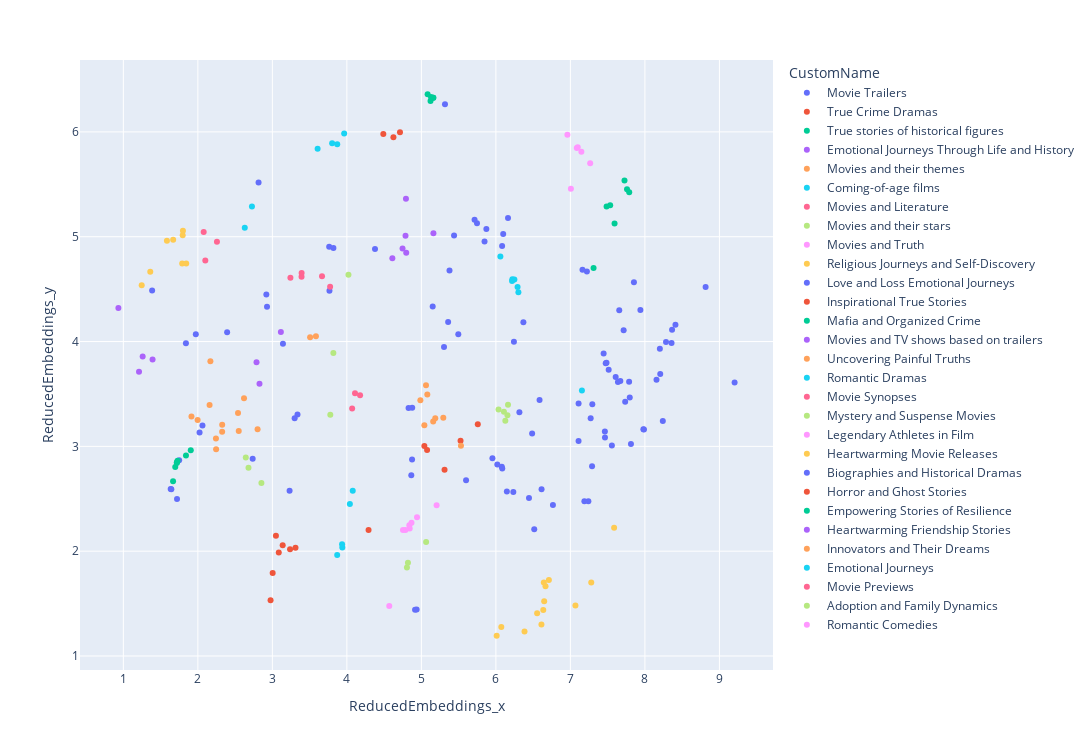
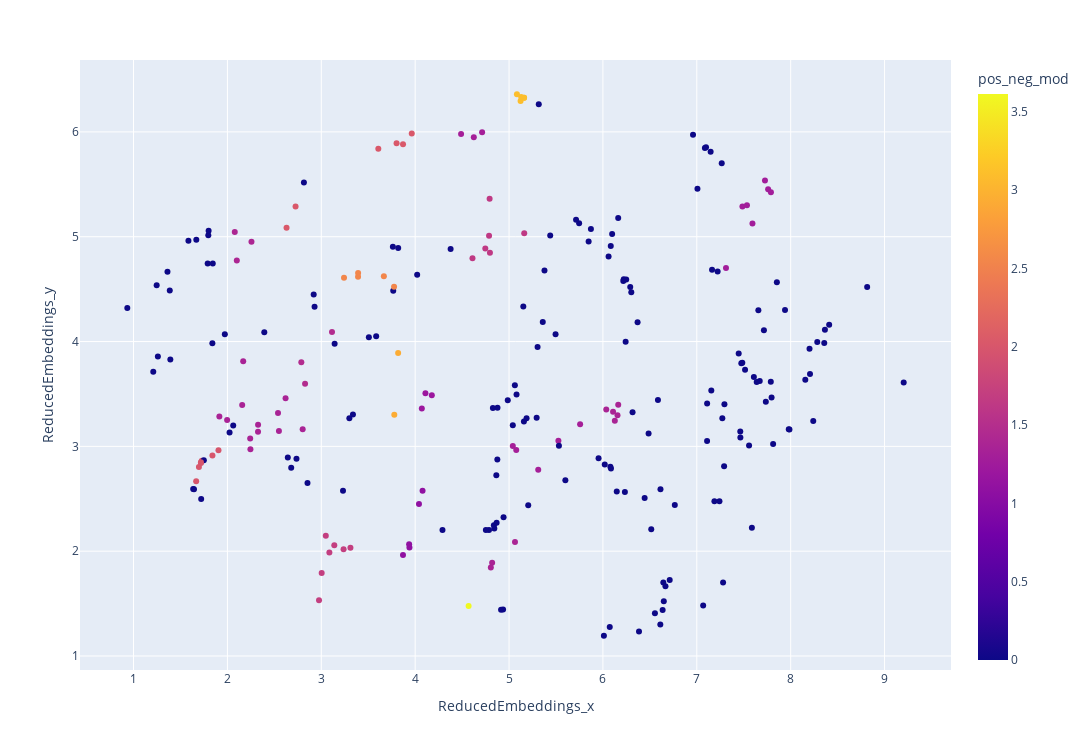

Notebook source saved alongside these figures, in order:
### Markdown cell above
## Final Analysis

### Code cell
current_path = os.getcwd()
current_path = current_path.split('movie-pre-buzz-to-box-office')
path = current_path[0] + 'movie-pre-buzz-to-box-office'
path

video_description = pd.read_csv(path+'/Data/Video Description/videoDescription.csv').drop_duplicates()
video_description['publishedAt'] = pd.to_datetime(video_description['publishedAt'])

iden_tpoics = pd.read_csv(path+'/Data/Topic Modelling/iden_topics.csv')
topic_classification = pd.read_csv(path+'/Data/Topic Modelling/topic_classification.csv')

comments = pd.read_csv(path+'/Data/Comments/Video Comments.csv', sep='|', lineterminator='\n').drop_duplicates()
comments['publishedAt'] = pd.to_datetime(comments['publishedAt'])
comments = comments.loc[comments['code'] == 200]
comments = comments.rename(columns={'publishedAt': 'postedAt'})
comments

video_description = video_description[['videoId', 'publishedAt']]
comments = comments.merge(video_description, left_on='videoId', right_on='videoId', how='left')
comments['cutoffdate'] = comments['publishedAt'] + datetime.timedelta(days=21)
comments = comments.loc[comments['postedAt'] < comments['cutoffdate']]
comments

def replace_punct(text):
    text = str(text)
    for i in list(string.punctuation):
        text = text.replace(i, ' ')
    text = text.lower()
    return text

comments['comment'] = comments['comment'].apply(lambda row: str(row).lower())
stop_words = stopwords.words('english')
comments['comment'] = comments['comment'].apply(lambda row: ' '.join([word for word in row.split() if word not in stop_words]))
comments['comment'] = comments['comment'].apply(lambda row: replace_punct(row))
comments

comments['comment'] = comments['comment'].apply(lambda row: sent_tokenize(row))
comments['comment'] = comments['comment'].apply(lambda row: ' '.join(row))
comments

sent = SentimentIntensityAnalyzer()
comments['score'] = comments['comment'].apply(lambda row: sent.polarity_scores(row))

comments['negative'] = comments['score'].apply(lambda row: row['neg'])
comments['neutral'] = comments['score'].apply(lambda row: row['neu'])
comments['positive'] = comments['score'].apply(lambda row: row['pos'])
comments['compound'] = comments['score'].apply(lambda row: row['compound'])

comments

def polarity_score(compound):
    if compound > 0.05:
        return "positive"
    elif compound < -0.5:
        return "negative"
    elif compound >= -0.05 and compound < 0.05:
        return "neutral"

comments['sentiment'] = comments['compound'].apply(lambda val: polarity_score(val))
comments

comments_ = comments.groupby('videoId').agg(
    positive_sent = pd.NamedAgg('sentiment', aggfunc=lambda x: (x == 'positive').sum()),
    negative_sent = pd.NamedAgg('sentiment', aggfunc=lambda x: (x == 'negative').sum()),
    neutral_sent = pd.NamedAgg('sentiment', aggfunc=lambda x: (x == 'neutral').sum()),
    total_comments = pd.NamedAgg('videoId', aggfunc='count')
).reset_index(drop=False)

comments_['pos-neg'] = np.log(comments_['positive_sent']) / np.log(comments_['negative_sent'])
comments_

video_description = pd.read_csv(path+'/Data/Video Description/videoDescription.csv').drop_duplicates()
video_description['publishedAt'] = pd.to_datetime(video_description['publishedAt'])

topic_classification = topic_classification.merge(iden_tpoics[['Topic', 'CustomName']], left_on='Topic', right_on='Topic', how='left')
topic_classification = topic_classification.merge(video_description[['videoId', 'title']], left_on='VideoId', right_on='videoId', how='left')
topic_classification_passer = topic_classification.copy()
topic_classification

comments_ = comments_.loc[comments_['pos-neg'] != np.inf]
final = topic_classification.merge(comments_, left_on='VideoId', right_on='videoId', how='left')
final = final.loc[final['pos-neg'] > 0]
final['ReducedEmbeddings'] = [[i, j] for i, j in zip(final['ReducedEmbeddings_x'], final['ReducedEmbeddings_y'])]

generated_description = pd.read_csv(path+'/Data/Processed/ProcessedVideoDescription.csv',  sep='|', lineterminator='%')
generated_description = generated_description.sort_values('CreatedTime', ascending=False).drop_duplicates('VideoId', keep='first').reset_index(drop=True)
final = final.merge(generated_description[['VideoId', 'OpenAIGeneratedDescription', ]], left_on='VideoId', right_on='VideoId', how='left')
final

a = final.groupby('CustomName').agg(
    avg_pos_neg = pd.NamedAgg('pos-neg', aggfunc='mean'),
    count = pd.NamedAgg('total_comments', aggfunc='sum')
).sort_values('avg_pos_neg', ascending=False)
a = a.reset_index(drop=False)
display(a.sort_values('count', ascending=False))

dis = final.loc[final['CustomName'] == 'Emotional Journeys Through Life and History']
dis = dis.sort_values('total_comments', ascending=False)[:1]
display(dis)

display(px.scatter(final, x='ReducedEmbeddings_x', y='ReducedEmbeddings_y', width=1200, height=750, hover_data=['title', 'pos-neg'], color='CustomName'))

final.to_csv('final_reg_data.csv', index=False)

commets__ = comments[['videoId', 'comment', 'sentiment']].merge(topic_classification_passer.drop(['videoId'], axis=1), left_on='videoId', right_on='VideoId', how='left')

commets__ = commets__.groupby('CustomName').agg(
    positive_sent = pd.NamedAgg('sentiment', aggfunc=lambda x: (x == 'positive').sum()),
    negative_sent = pd.NamedAgg('sentiment', aggfunc=lambda x: (x == 'negative').sum()),
    neutral_sent = pd.NamedAgg('sentiment', aggfunc=lambda x: (x == 'neutral').sum()),
    total_comments = pd.NamedAgg('videoId', aggfunc='count')
).reset_index(drop=False)

commets__['pos-neg'] = np.log(comments_['positive_sent']) / np.log(comments_['negative_sent'])
display(commets__)

commets__['pos_neg_mod'] = [i if i>0 else 0 for i in commets__['pos-neg']]
display(commets__)

final2 = final.merge(commets__[['CustomName', 'pos_neg_mod']], left_on=['CustomName'], right_on=['CustomName'], how='left')
display(final2)

display(px.scatter(final2, x='ReducedEmbeddings_x', y='ReducedEmbeddings_y', width=1200, height=750, hover_data=['title', 'CustomName'], color='pos_neg_mod'))

display(final.loc[final['title'] == 'Murder on the Orient Express | Official Trailer [HD] | 20th Century FOX'])

display(comments.loc[comments['videoId'] == 'Mq4m3yAoW8E'])

### Figure 1 — Plotly figure (JSON) as saved in the notebook; plotly's stock layout.template omitted (floating-point values rounded to 4 significant figures; data arrays with more than 128 entries replaced by an {"elided": "..."} marker saying what was removed)
{"data": [{"customdata": {"elided": "88x2 mixed values"}, "hovertemplate": "CustomName=Movie Trailers<br>ReducedEmbeddings_x=%{x}<br>ReducedEmbeddings_y=%{y}<br>title=%{customdata[0]}<br>pos-neg=%{customdata[1]}<extra></extra>", "legendgroup": "Movie Trailers", "marker": {"color": "#636efa", "symbol": "circle"}, "mode": "markers", "name": "Movie Trailers", "orientation": "v", "showlegend": true, "type": "scatter", "x": [7.813, 5.152, 4.875, 3.766, 7.853, 1.386, 7.464, 7.514, 7.463, 7.446, 7.67, 4.877, 7.291, 1.721, 6.316, 5.359, 4.865, 6.234, 7.715, 7.109, 1.973, 7.241, 5.317, 8.365, 2.023, 7.735, 4.936, 6.444, 6.163, 7.638, 2.919, 8.283, 2.928, 1.644, 9.204, 7.474, 7.188, 7.94, 2.062, 8.41, 5.954, 7.222, 7.797, 2.736, 8.815, 6.079, 7.788, 4.915, 2.393, 7.98, 1.84, 7.294, 8.201, 1.635, 5.6, 6.486, 7.162, 4.378, 8.156, 6.098, 6.086, 8.206, 6.019, 6.369, 3.762, 5.848, 6.242, 7.608, 7.987, 5.304, 5.495, 7.556, 7.11, 6.147, 3.142, 8.358, 2.815, 4.828, 7.485, 7.272, 8.24, 6.765, 1.749, 7.656, 3.819, 6.586, 6.515, 6.613], "xaxis": "x", "y": [3.023, 4.334, 2.874, 4.484, 4.566, 4.486, 3.085, 3.732, 3.142, 3.885, 3.623, 3.369, 2.81, 2.498, 3.325, 4.186, 2.723, 2.564, 4.107, 3.05, 4.07, 2.477, 6.263, 4.113, 3.131, 3.425, 1.444, 2.508, 5.178, 3.613, 4.448, 3.996, 4.333, 2.591, 3.609, 3.792, 2.477, 4.301, 3.199, 4.161, 2.886, 4.668, 3.467, 2.882, 4.52, 2.806, 3.615, 1.441, 4.089, 3.162, 3.985, 3.403, 3.932, 2.592, 2.676, 3.122, 4.686, 4.883, 3.635, 5.026, 2.788, 3.689, 2.827, 4.185, 4.905, 4.955, 3.998, 3.663, 3.161, 3.949, 4.07, 3.008, 3.41, 2.568, 3.978, 3.987, 5.518, 3.366, 3.797, 3.267, 3.243, 2.441, 2.867, 4.298, 4.891, 3.443, 2.21, 2.592], "yaxis": "y"}, {"customdata": [["RICHARD JEWELL - Official Trailer [HD]", 1.17], ["GOSNELL: The Trial of America's Biggest Serial Killer (Official Trailer)", 1.336], ["ROMAN J. ISRAEL, ESQ. - Official Trailer (HD)", 2.93], ["El Chicano :: OFFICIAL TRAILER  |  In Theaters May 3rd", 1.412], ["American Skin | Official Trailer (HD) | Vertical Entertainment", 1.237], ["Mayday - Official Trailer", 2], ["JUST MERCY Official Trailer", 1.398], ["Past Lives | Official Trailer HD | A24", 1.43]], "hovertemplate": "CustomName=True Crime Dramas<br>ReducedEmbeddings_x=%{x}<br>ReducedEmbeddings_y=%{y}<br>title=%{customdata[0]}<br>pos-neg=%{customdata[1]}<extra></extra>", "legendgroup": "True Crime Dramas", "marker": {"color": "#EF553B", "symbol": "circle"}, "mode": "markers", "name": "True Crime Dramas", "orientation": "v", "showlegend": true, "type": "scatter", "x": [5.311, 5.04, 4.713, 4.489, 4.625, 5.526, 5.077, 5.757], "xaxis": "x", "y": [2.777, 3.004, 5.997, 5.979, 5.949, 3.052, 2.965, 3.212], "yaxis": "y"}, {"customdata": [["The Post | Official Trailer [HD] | 20th Century FOX", 1.476], ["DARKEST HOUR - Official Trailer [HD] - In Theaters November 22nd", 1.37], ["THE 15:17 TO PARIS - Official Trailer [HD]", 1.299], ["THE OUTFIT - Official Trailer - Only in Theaters March 18", 1.819], ["The Mauritanian | Official Trailer [HD] | Rent or Own on Digital HD, Blu-ray & DVD Today", 1.795], ["DARK WATERS | Official Trailer | In Theaters November 22", 1.25], ["A Call to Spy - Official Trailer | HD | IFC Films", 2.477]], "hovertemplate": "CustomName=True stories of historical figures<br>ReducedEmbeddings_x=%{x}<br>ReducedEmbeddings_y=%{y}<br>title=%{customdata[0]}<br>pos-neg=%{customdata[1]}<extra></extra>", "legendgroup": "True stories of historical figures", "marker": {"color": "#00cc96", "symbol": "circle"}, "mode": "markers", "name": "True stories of historical figures", "orientation": "v", "showlegend": true, "type": "scatter", "x": [1.905, 1.718, 1.84, 1.728, 1.697, 1.667, 1.718], "xaxis": "x", "y": [2.964, 2.842, 2.913, 2.863, 2.804, 2.668, 2.848], "yaxis": "y"}, {"customdata": [["THE SHAPE OF WATER | Official Trailer | FOX Searchlight", 1.307], ["THE WATER MAN Official Trailer", 3.459], ["Oppenheimer | New Trailer", 1.107]], "hovertemplate": "CustomName=Emotional Journeys Through Life and History<br>ReducedEmbeddings_x=%{x}<br>ReducedEmbeddings_y=%{y}<br>title=%{customdata[0]}<br>pos-neg=%{customdata[1]}<extra></extra>", "legendgroup": "Emotional Journeys Through Life and History", "marker": {"color": "#ab63fa", "symbol": "circle"}, "mode": "markers", "name": "Emotional Journeys Through Life and History", "orientation": "v", "showlegend": true, "type": "scatter", "x": [2.787, 2.827, 3.114], "xaxis": "x", "y": [3.802, 3.597, 4.091], "yaxis": "y"}, {"customdata": [["12 STRONG - Official Trailer", 1.094], ["WHITE BOY RICK - Official Trailer (HD)", 1.544], ["Blindspotting (2018 Movie) Official Trailer - Daveed Diggs, Rafael Casal", 2.021], ["Blaze - Official Trailer | HD | IFC Films", 4.755], ["The Children Act | Official Trailer | A24", 3.096], ["ONLY THE BRAVE - Official Trailer #3 (HD)", 1.968], ["God's Country - Official Trailer ft. Thandiwe Newton | HD | IFC Films", 3.585], ["STILLWATER - Official Trailer [HD] - In Theaters July 30", 1.604], ["CARMEN | Official Trailer (2023)", 4.322], ["THE SON | Official Trailer (2022)", 2.216], ["BABYLON | Official Trailer (2022 Movie) – Brad Pitt, Margot Robbie, Diego Calva, Tobey Maguire", 1.396], ["I WANNA DANCE WITH SOMEBODY - Official Trailer (HD)", 1.719]], "hovertemplate": "CustomName=Movies and their themes<br>ReducedEmbeddings_x=%{x}<br>ReducedEmbeddings_y=%{y}<br>title=%{customdata[0]}<br>pos-neg=%{customdata[1]}<extra></extra>", "legendgroup": "Movies and their themes", "marker": {"color": "#FFA15A", "symbol": "circle"}, "mode": "markers", "name": "Movies and their themes", "orientation": "v", "showlegend": true, "type": "scatter", "x": [2.245, 2.327, 2.157, 2.539, 2.802, 2.243, 2.549, 2.326, 1.997, 2.62, 1.914, 2.168], "xaxis": "x", "y": [2.972, 3.205, 3.395, 3.319, 3.164, 3.075, 3.146, 3.14, 3.25, 3.459, 3.285, 3.811], "yaxis": "y"}, {"customdata": [["Love, Simon | Official Trailer 2 [HD] | 20th Century FOX", 1.536], ["Eighth Grade | Official Trailer HD | A24", 1.295], ["My Friend Dahmer - Official Trailer (US) - FilmRise", 1.411], ["A Kid Like Jake - Official Trailer I HD I IFC Films", 2.814], ["WOLF - Official Trailer [HD] - Only in Theaters December 3", 1.893], ["Aristotle and Dante Discover the Secrets of the Universe | Official Trailer (2023)", 1.934]], "hovertemplate": "CustomName=Coming-of-age films<br>ReducedEmbeddings_x=%{x}<br>ReducedEmbeddings_y=%{y}<br>title=%{customdata[0]}<br>pos-neg=%{customdata[1]}<extra></extra>", "legendgroup": "Coming-of-age films", "marker": {"color": "#19d3f3", "symbol": "circle"}, "mode": "markers", "name": "Coming-of-age films", "orientation": "v", "showlegend": true, "type": "scatter", "x": [3.802, 3.871, 3.607, 2.63, 2.726, 3.964], "xaxis": "x", "y": [5.891, 5.882, 5.84, 5.085, 5.288, 5.984], "yaxis": "y"}, {"customdata": [["Nobody's Fool (2018) - Official Trailer - Paramount Pictures", 1.348], ["SPOILER ALERT - Official Trailer [HD] - Only In Theaters December 2", 6], ["A GOOD PERSON | Official Trailer", 4.096]], "hovertemplate": "CustomName=Movies and Literature<br>ReducedEmbeddings_x=%{x}<br>ReducedEmbeddings_y=%{y}<br>title=%{customdata[0]}<br>pos-neg=%{customdata[1]}<extra></extra>", "legendgroup": "Movies and Literature", "marker": {"color": "#FF6692", "symbol": "circle"}, "mode": "markers", "name": "Movies and Literature", "orientation": "v", "showlegend": true, "type": "scatter", "x": [2.1, 2.078, 2.256], "xaxis": "x", "y": [4.774, 5.046, 4.953], "yaxis": "y"}, {"customdata": [["Adrift | Final Trailer | Own It Now on Digital HD, Blu-Ray & DVD", 1.458], ["Madeline's Madeline - Official Trailer HD - Oscilloscope Laboratories", 1.365], ["Black 47 - Official Trailer I HD I IFC Films", 2], ["The Nightingale - Official Trailer I HD I IFC Films", 1.357]], "hovertemplate": "CustomName=Movies and their stars<br>ReducedEmbeddings_x=%{x}<br>ReducedEmbeddings_y=%{y}<br>title=%{customdata[0]}<br>pos-neg=%{customdata[1]}<extra></extra>", "legendgroup": "Movies and their stars", "marker": {"color": "#B6E880", "symbol": "circle"}, "mode": "markers", "name": "Movies and their stars", "orientation": "v", "showlegend": true, "type": "scatter", "x": [2.853, 4.021, 2.68, 2.643], "xaxis": "x", "y": [2.65, 4.637, 2.795, 2.895], "yaxis": "y"}, {"customdata": [["Molly's Game | Official Trailer | Own it Now on Digital HD, Blu-ray™ & DVD", 1.519], ["Murder on the Orient Express | Official Trailer [HD] | 20th Century FOX", 1.19], ["Official Trailer | Death on the Nile | 20th Century Studios", 1.19], ["The Last Duel | Official Trailer | 20th Century Studios", 1.41], ["City Of Lies Official Teaser Trailer (2021)", 2.124], ["Naked Singularity – Official Trailer", 2.585], ["THE LAST VERMEER - Official Trailer (HD) - In Theaters November 20", 2.93]], "hovertemplate": "CustomName=Movies and Truth<br>ReducedEmbeddings_x=%{x}<br>ReducedEmbeddings_y=%{y}<br>title=%{customdata[0]}<br>pos-neg=%{customdata[1]}<extra></extra>", "legendgroup": "Movies and Truth", "marker": {"color": "#FF97FF", "symbol": "circle"}, "mode": "markers", "name": "Movies and Truth", "orientation": "v", "showlegend": true, "type": "scatter", "x": [4.843, 4.787, 4.753, 4.838, 5.204, 4.941, 4.867], "xaxis": "x", "y": [2.215, 2.203, 2.203, 2.247, 2.437, 2.324, 2.272], "yaxis": "y"}, {"customdata": [["THE MIRACLE SEASON | Official Trailer", 3.7], ["God's Not Dead 3: A Light in Darkness (Official Trailer)", 1.786], ["Puzzle | Official Trailer HD (2018)", 5.459], ["ARMAGEDDON TIME - Official Trailer - In Select Theaters October 28", 1.538], ["Call Jane | Official Trailer | In Theaters October 28", 1.363], ["JUDAS AND THE BLACK MESSIAH - Official Trailer", 1.233], ["THE GIRL WHO BELIEVED IN MIRACLES Trailer (2021) Mira Sorvino Family Movie", 1.716], ["THE EYES OF TAMMY FAYE | Official Trailer | Searchlight Pictures", 1.539], ["THE STARLING GIRL | Official Trailer | Bleecker Street", 2.183], ["ON THE BASIS OF SEX | Official Trailer | Focus Features", 1.366], ["His Only Son | Official Trailer | Angel Studios", 1.708], ["NEVER RARELY SOMETIMES ALWAYS - Official Trailer [HD] - At Home On Demand April 3", 1.081], ["Jesus Revolution (2023 Movie) Official Trailer - Kelsey Grammer, Joel Courtney", 1.802]], "hovertemplate": "CustomName=Religious Journeys and Self-Discovery<br>ReducedEmbeddings_x=%{x}<br>ReducedEmbeddings_y=%{y}<br>title=%{customdata[0]}<br>pos-neg=%{customdata[1]}<extra></extra>", "legendgroup": "Religious Journeys and Self-Discovery", "marker": {"color": "#FECB52", "symbol": "circle"}, "mode": "markers", "name": "Religious Journeys and Self-Discovery", "orientation": "v", "showlegend": true, "type": "scatter", "x": [6.711, 6.554, 7.587, 6.636, 7.068, 6.073, 6.666, 6.01, 6.648, 7.28, 6.611, 6.643, 6.384], "xaxis": "x", "y": [1.726, 1.407, 2.224, 1.44, 1.482, 1.278, 1.665, 1.193, 1.523, 1.7, 1.299, 1.702, 1.233], "yaxis": "y"}, {"customdata": [["Midnight Sun | Official Trailer [HD]  | Open Road Films", 1.427], ["Lean on Pete | Official Trailer HD | A24", 2.771], ["Wonder Wheel – Official Trailer | Amazon Studios", 1.862], ["The Souvenir | Official Trailer HD | A24", 2.613], ["Aftersun | Official Trailer HD | A24", 2.307], ["The Whale | Official Trailer HD | A24", 1.247]], "hovertemplate": "CustomName=Love and Loss Emotional Journeys<br>ReducedEmbeddings_x=%{x}<br>ReducedEmbeddings_y=%{y}<br>title=%{customdata[0]}<br>pos-neg=%{customdata[1]}<extra></extra>", "legendgroup": "Love and Loss Emotional Journeys", "marker": {"color": "#636efa", "symbol": "circle"}, "mode": "markers", "name": "Love and Loss Emotional Journeys", "orientation": "v", "showlegend": true, "type": "scatter", "x": [5.872, 5.747, 5.714, 5.377, 6.083, 5.438], "xaxis": "x", "y": [5.073, 5.128, 5.162, 4.678, 4.91, 5.013], "yaxis": "y"}, {"customdata": [["Samson - Official Trailer (2018)", 1.187], ["BLINDED BY THE LIGHT - Official Trailer - Now Playing In Theaters", 1.595], ["FATHER STU - Official Trailer (HD)", 1.406], ["God's Not Dead:  We The People  (Official Trailer)", 1.121], ["Courageous (2011) HD Movie Trailer - Christian Drama", 1.631], ["FLAG DAY | Official Trailer | MGM Studios", 3.614], ["I Still Believe (2020 Movie) Official Trailer | KJ Apa, Britt Robertson", 1.696]], "hovertemplate": "CustomName=Inspirational True Stories<br>ReducedEmbeddings_x=%{x}<br>ReducedEmbeddings_y=%{y}<br>title=%{customdata[0]}<br>pos-neg=%{customdata[1]}<extra></extra>", "legendgroup": "Inspirational True Stories", "marker": {"color": "#EF553B", "symbol": "circle"}, "mode": "markers", "name": "Inspirational True Stories", "orientation": "v", "showlegend": true, "type": "scatter", "x": [3.048, 3.004, 3.237, 3.086, 2.976, 3.31, 3.138], "xaxis": "x", "y": [2.146, 1.793, 2.018, 1.988, 1.533, 2.033, 2.058], "yaxis": "y"}, {"customdata": [["GOTTI Trailer (2017)", 1.904], ["THE GODFATHER | 50th Anniversary Trailer | Paramount Pictures", 1.796], ["HOUSE OF GUCCI | Official Trailer | MGM Studios", 1.651], ["THE MANY SAINTS OF NEWARK – Official Trailer", 1.494], ["THE GODFATHER CODA: THE DEATH OF MICHAEL CORLEONE | Official Trailer [HD] | Paramount Movies", 1.734]], "hovertemplate": "CustomName=Mafia and Organized Crime<br>ReducedEmbeddings_x=%{x}<br>ReducedEmbeddings_y=%{y}<br>title=%{customdata[0]}<br>pos-neg=%{customdata[1]}<extra></extra>", "legendgroup": "Mafia and Organized Crime", "marker": {"color": "#00cc96", "symbol": "circle"}, "mode": "markers", "name": "Mafia and Organized Crime", "orientation": "v", "showlegend": true, "type": "scatter", "x": [5.123, 5.16, 5.16, 5.129, 5.084], "xaxis": "x", "y": [6.294, 6.326, 6.325, 6.334, 6.359], "yaxis": "y"}, {"customdata": [["Life Itself - Official Trailer | Amazon Studios", 1.388], ["DOWNTON ABBEY | Official Trailer | In Theaters September 20", 1.535], ["DOWNTON ABBEY: A NEW ERA - Official Trailer [HD] - Only in Theaters May 20", 1.851], ["EMMA. - Official Trailer [HD] - Now On Demand and In Theaters", 1.914], ["THE PERSONAL HISTORY OF DAVID COPPERFIELD | Official Trailer | Searchlight Pictures", 2.244], ["WILD MOUNTAIN THYME I Official Trailer I Bleecker Street", 1.209]], "hovertemplate": "CustomName=Movies and TV shows based on trailers<br>ReducedEmbeddings_x=%{x}<br>ReducedEmbeddings_y=%{y}<br>title=%{customdata[0]}<br>pos-neg=%{customdata[1]}<extra></extra>", "legendgroup": "Movies and TV shows based on trailers", "marker": {"color": "#ab63fa", "symbol": "circle"}, "mode": "markers", "name": "Movies and TV shows based on trailers", "orientation": "v", "showlegend": true, "type": "scatter", "x": [4.793, 4.747, 4.61, 4.796, 4.787, 5.162], "xaxis": "x", "y": [5.362, 4.887, 4.795, 4.848, 5.009, 5.032], "yaxis": "y"}, {"customdata": [["MONSTERS AND MEN [Trailer] Now Playing in Select Cities", 2.092], ["The Young Karl Marx Trailer #1 (2018) | Movieclips Indie", 0.9797], ["WHERE IS KYRA? Official Trailer (2018) Michelle Pfeiffer Drama Movie HD", 3.033], ["MOTHERLESS BROOKLYN - Official Trailer", 1.677], ["The Last Black Man in San Francisco | Official Trailer HD | A24", 1.629], ["The Inspection | Official Trailer HD | A24", 1.632], ["The Last Full Measure Official Trailer | Roadside Attractions", 1.879], ["CUT THROAT CITY Official Trailer | American Crime Drama | Directed by RZA | Starring Shameik Moore", 1.585]], "hovertemplate": "CustomName=Uncovering Painful Truths<br>ReducedEmbeddings_x=%{x}<br>ReducedEmbeddings_y=%{y}<br>title=%{customdata[0]}<br>pos-neg=%{customdata[1]}<extra></extra>", "legendgroup": "Uncovering Painful Truths", "marker": {"color": "#FFA15A", "symbol": "circle"}, "mode": "markers", "name": "Uncovering Painful Truths", "orientation": "v", "showlegend": true, "type": "scatter", "x": [5.158, 5.08, 5.186, 5.04, 5.294, 5.062, 4.986, 5.531], "xaxis": "x", "y": [3.238, 3.495, 3.267, 3.201, 3.274, 3.583, 3.439, 3.007], "yaxis": "y"}, {"customdata": [["Flower (2018) | Official US Trailer HD", 1.75], ["AFTER :: OFFICIAL TEASER TRAILER | In Theaters This April", 1.311], ["THE AFTERMATH | Official Trailer | FOX Searchlight", 1.948], ["After Yang | Official Trailer HD | A24", 1.67], ["After We Fell | Official Trailer | Prime Video", 3.506], ["After We Collided | Official Trailer | Prime Video", 1.365], ["OFFICIAL TRAILER | 2 Hearts | Only in Theaters OCT 16", 1.702]], "hovertemplate": "CustomName=Romantic Dramas<br>ReducedEmbeddings_x=%{x}<br>ReducedEmbeddings_y=%{y}<br>title=%{customdata[0]}<br>pos-neg=%{customdata[1]}<extra></extra>", "legendgroup": "Romantic Dramas", "marker": {"color": "#19d3f3", "symbol": "circle"}, "mode": "markers", "name": "Romantic Dramas", "orientation": "v", "showlegend": true, "type": "scatter", "x": [7.155, 6.302, 6.248, 6.291, 6.222, 6.217, 6.06], "xaxis": "x", "y": [3.533, 4.47, 4.592, 4.52, 4.594, 4.578, 4.811], "yaxis": "y"}, {"customdata": [["The Breadwinner [Official US Trailer]", 1.292], ["Joe Bell  | Official Trailer  |  In Theaters July 23", 1.54], ["Honey Boy - Official Trailer | Amazon Studios", 2.247]], "hovertemplate": "CustomName=Movie Synopses<br>ReducedEmbeddings_x=%{x}<br>ReducedEmbeddings_y=%{y}<br>title=%{customdata[0]}<br>pos-neg=%{customdata[1]}<extra></extra>", "legendgroup": "Movie Synopses", "marker": {"color": "#FF6692", "symbol": "circle"}, "mode": "markers", "name": "Movie Synopses", "orientation": "v", "showlegend": true, "type": "scatter", "x": [4.071, 4.177, 4.109], "xaxis": "x", "y": [3.362, 3.486, 3.507], "yaxis": "y"}, {"customdata": [["Where Hands Touch | Official Trailer (HD) | Vertical Entertainment", 1.129], ["THE GOLDFINCH - Official Trailer 1", 1.64], ["The Hummingbird Project Trailer #1 (2019) | Movieclips Trailers", 1.442], ["Glass Onion: A Knives Out Mystery | Official Trailer | Netflix", 1.297], ["Firebird | Official Trailer HD | 2022", 3.322], ["TED K - Official Trailer - In Theaters and on Digital February 18", 1.538], ["HIDDEN BLADE (2023) Official International Trailer | Watch Online July 18, 2023", 3.619], ["The Painted Bird - Official Trailer I HD I IFC Films", 2.579]], "hovertemplate": "CustomName=Mystery and Suspense Movies<br>ReducedEmbeddings_x=%{x}<br>ReducedEmbeddings_y=%{y}<br>title=%{customdata[0]}<br>pos-neg=%{customdata[1]}<extra></extra>", "legendgroup": "Mystery and Suspense Movies", "marker": {"color": "#B6E880", "symbol": "circle"}, "mode": "markers", "name": "Mystery and Suspense Movies", "orientation": "v", "showlegend": true, "type": "scatter", "x": [6.163, 6.036, 6.127, 4.806, 6.155, 5.063, 4.82, 6.108], "xaxis": "x", "y": [3.397, 3.352, 3.245, 1.845, 3.297, 2.088, 1.889, 3.331], "yaxis": "y"}, {"customdata": [["The Last Movie Star | Official Trailer HD | A24", 5.358], ["BOOGIE - Official Trailer - In Theaters March 5", 1.57], ["THE WAY BACK - Official Trailer", 1.357], ["FORD v FERRARI | Official Trailer [HD] | 20th Century FOX", 1.447], ["BIG GEORGE FOREMAN – Official Trailer (HD)", 1.537], ["AIR - Official Trailer | Amazon Studios", 3.262]], "hovertemplate": "CustomName=Legendary Athletes in Film<br>ReducedEmbeddings_x=%{x}<br>ReducedEmbeddings_y=%{y}<br>title=%{customdata[0]}<br>pos-neg=%{customdata[1]}<extra></extra>", "legendgroup": "Legendary Athletes in Film", "marker": {"color": "#FF97FF", "symbol": "circle"}, "mode": "markers", "name": "Legendary Athletes in Film", "orientation": "v", "showlegend": true, "type": "scatter", "x": [7.007, 6.96, 7.086, 7.147, 7.265, 7.098], "xaxis": "x", "y": [5.457, 5.973, 5.847, 5.811, 5.7, 5.853], "yaxis": "y"}, {"customdata": [["HEAD FULL OF HONEY - Official Trailer", 1.452], ["FIVE FEET APART - Trailer #2 - HD (Haley Lu Richardson, Cole Sprouse)", 1.358], ["Finding You Official Trailer | Now Playing", 2.68], ["The Photograph - Official Trailer 2 - In Theaters Valentine's Day", 5.209], ["The Fabelmans | Official Trailer [HD]", 1.58], ["Made in Italy - Official Trailer I HD I IFC Films", 1.661], ["Herself Official Trailer (2021) | Prime Video", 3.322], ["Last Call - Official Trailer | HD | IFC Films", 3.17]], "hovertemplate": "CustomName=Heartwarming Movie Releases<br>ReducedEmbeddings_x=%{x}<br>ReducedEmbeddings_y=%{y}<br>title=%{customdata[0]}<br>pos-neg=%{customdata[1]}<extra></extra>", "legendgroup": "Heartwarming Movie Releases", "marker": {"color": "#FECB52", "symbol": "circle"}, "mode": "markers", "name": "Heartwarming Movie Releases", "orientation": "v", "showlegend": true, "type": "scatter", "x": [1.669, 1.361, 1.79, 1.844, 1.585, 1.796, 1.246, 1.8], "xaxis": "x", "y": [4.97, 4.666, 4.744, 4.745, 4.962, 5.014, 4.536, 5.058], "yaxis": "y"}, {"customdata": [["VICTORIA & ABDUL - Official Trailer [HD] - In Theaters 9/22", 1.308], ["TOLKIEN | Trailer 2 | FOX Searchlight", 1.506], ["CHEVALIER | Official Trailer | Searchlight Pictures", 1.471]], "hovertemplate": "CustomName=Biographies and Historical Dramas<br>ReducedEmbeddings_x=%{x}<br>ReducedEmbeddings_y=%{y}<br>title=%{customdata[0]}<br>pos-neg=%{customdata[1]}<extra></extra>", "legendgroup": "Biographies and Historical Dramas", "marker": {"color": "#636efa", "symbol": "circle"}, "mode": "markers", "name": "Biographies and Historical Dramas", "orientation": "v", "showlegend": true, "type": "scatter", "x": [3.337, 3.231, 3.299], "xaxis": "x", "y": [3.304, 2.577, 3.269], "yaxis": "y"}, {"customdata": [["THE NUN II | OFFICIAL TRAILER", 1.208]], "hovertemplate": "CustomName=Horror and Ghost Stories<br>ReducedEmbeddings_x=%{x}<br>ReducedEmbeddings_y=%{y}<br>title=%{customdata[0]}<br>pos-neg=%{customdata[1]}<extra></extra>", "legendgroup": "Horror and Ghost Stories", "marker": {"color": "#EF553B", "symbol": "circle"}, "mode": "markers", "name": "Horror and Ghost Stories", "orientation": "v", "showlegend": true, "type": "scatter", "x": [4.291], "xaxis": "x", "y": [2.202], "yaxis": "y"}, {"customdata": [["Rocketman (2019) - Official Trailer - Paramount Pictures", 1.419], ["Baz Luhrmann’s ELVIS | Official Trailer", 1.458], ["KING RICHARD – Official Trailer", 1.674], ["Queen & Slim - Official Trailer", 1.007], ["HARRIET | Official Trailer | Now Playing", 1.242], ["A THOUSAND AND ONE - Official Trailer [HD] - Only In Theaters March 31", 2.941], ["JUDY | Official Trailer | Roadside Attractions", 1.681]], "hovertemplate": "CustomName=Empowering Stories of Resilience<br>ReducedEmbeddings_x=%{x}<br>ReducedEmbeddings_y=%{y}<br>title=%{customdata[0]}<br>pos-neg=%{customdata[1]}<extra></extra>", "legendgroup": "Empowering Stories of Resilience", "marker": {"color": "#00cc96", "symbol": "circle"}, "mode": "markers", "name": "Empowering Stories of Resilience", "orientation": "v", "showlegend": true, "type": "scatter", "x": [7.486, 7.534, 7.726, 7.76, 7.311, 7.789, 7.593], "xaxis": "x", "y": [5.289, 5.3, 5.537, 5.452, 4.701, 5.423, 5.125], "yaxis": "y"}, {"customdata": [["Breakthrough | Official Trailer [HD] | 20th Century FOX", 2.022], ["American Underdog (2021 Movie) Official Trailer - Zachary Levi, Anna Paquin, and Dennis Quaid", 1.907], ["A JOURNAL FOR JORDAN - Final Trailer (HD) | Now in Theaters and On Demand", 1.381], ["KAJILLIONAIRE - Official Trailer [HD] - In Theaters September 25", 2.26]], "hovertemplate": "CustomName=Heartwarming Friendship Stories<br>ReducedEmbeddings_x=%{x}<br>ReducedEmbeddings_y=%{y}<br>title=%{customdata[0]}<br>pos-neg=%{customdata[1]}<extra></extra>", "legendgroup": "Heartwarming Friendship Stories", "marker": {"color": "#ab63fa", "symbol": "circle"}, "mode": "markers", "name": "Heartwarming Friendship Stories", "orientation": "v", "showlegend": true, "type": "scatter", "x": [1.392, 1.259, 1.21, 0.9336], "xaxis": "x", "y": [3.828, 3.857, 3.712, 4.32], "yaxis": "y"}, {"customdata": [["THE CURRENT WAR: Director's Cut | Official Trailer | 101 Studios", 1.842], ["Tesla - Official Trailer I HD I IFC Films", 1.539]], "hovertemplate": "CustomName=Innovators and Their Dreams<br>ReducedEmbeddings_x=%{x}<br>ReducedEmbeddings_y=%{y}<br>title=%{customdata[0]}<br>pos-neg=%{customdata[1]}<extra></extra>", "legendgroup": "Innovators and Their Dreams", "marker": {"color": "#FFA15A", "symbol": "circle"}, "mode": "markers", "name": "Innovators and Their Dreams", "orientation": "v", "showlegend": true, "type": "scatter", "x": [3.584, 3.507], "xaxis": "x", "y": [4.051, 4.04], "yaxis": "y"}, {"customdata": [["Her Smell | OFFICIAL TRAILER HD", 1.387], ["Mary Magdalene Ft. Rooney Mara & Joaquin Phoenix - Official Trailer I HD I IFC Films", 3.7], ["SHE SAID | Official Trailer", 1.28], ["LIMBO - Official Trailer [HD] - In Theaters April 30", 5], ["Little Joe - Official Trailer", 2.262]], "hovertemplate": "CustomName=Emotional Journeys<br>ReducedEmbeddings_x=%{x}<br>ReducedEmbeddings_y=%{y}<br>title=%{customdata[0]}<br>pos-neg=%{customdata[1]}<extra></extra>", "legendgroup": "Emotional Journeys", "marker": {"color": "#19d3f3", "symbol": "circle"}, "mode": "markers", "name": "Emotional Journeys", "orientation": "v", "showlegend": true, "type": "scatter", "x": [3.939, 3.87, 3.936, 4.04, 4.079], "xaxis": "x", "y": [2.034, 1.964, 2.065, 2.45, 2.577], "yaxis": "y"}, {"customdata": [["Ophelia Ft. Daisy Ridley, Naomi Watts & Clive Owen - Official Trailer I HD I IFC Films", 1.588], ["LANDSCAPE WITH INVISIBLE HAND | Official Trailer", 2.112], ["LITTLE WOMEN - Official Trailer (HD)", 1.481], ["Ammonite - Official Trailer", 1.85], ["Titanic 25th Anniversary | Official Trailer | In Theatres February 10th", 1.749]], "hovertemplate": "CustomName=Movie Previews<br>ReducedEmbeddings_x=%{x}<br>ReducedEmbeddings_y=%{y}<br>title=%{customdata[0]}<br>pos-neg=%{customdata[1]}<extra></extra>", "legendgroup": "Movie Previews", "marker": {"color": "#FF6692", "symbol": "circle"}, "mode": "markers", "name": "Movie Previews", "orientation": "v", "showlegend": true, "type": "scatter", "x": [3.242, 3.666, 3.775, 3.392, 3.392], "xaxis": "x", "y": [4.608, 4.624, 4.523, 4.617, 4.655], "yaxis": "y"}, {"customdata": [["BLUE BAYOU - Official Trailer - Only in Theaters September 17", 2.584], ["BURDEN | Official Trailer 2 - Now Playing in Select Theaters | 101 Studios", 2.322]], "hovertemplate": "CustomName=Adoption and Family Dynamics<br>ReducedEmbeddings_x=%{x}<br>ReducedEmbeddings_y=%{y}<br>title=%{customdata[0]}<br>pos-neg=%{customdata[1]}<extra></extra>", "legendgroup": "Adoption and Family Dynamics", "marker": {"color": "#B6E880", "symbol": "circle"}, "mode": "markers", "name": "Adoption and Family Dynamics", "orientation": "v", "showlegend": true, "type": "scatter", "x": [3.819, 3.778], "xaxis": "x", "y": [3.89, 3.301], "yaxis": "y"}, {"customdata": [["DOWNHILL | Official Trailer [HD] | FOX Searchlight", 1.856]], "hovertemplate": "CustomName=Romantic Comedies<br>ReducedEmbeddings_x=%{x}<br>ReducedEmbeddings_y=%{y}<br>title=%{customdata[0]}<br>pos-neg=%{customdata[1]}<extra></extra>", "legendgroup": "Romantic Comedies", "marker": {"color": "#FF97FF", "symbol": "circle"}, "mode": "markers", "name": "Romantic Comedies", "orientation": "v", "showlegend": true, "type": "scatter", "x": [4.569], "xaxis": "x", "y": [1.477], "yaxis": "y"}], "layout": {"height": 750, "legend": {"title": {"text": "CustomName"}, "tracegroupgap": 0}, "margin": {"t": 60}, "width": 1200, "xaxis": {"anchor": "y", "domain": [0, 1], "title": {"text": "ReducedEmbeddings_x"}}, "yaxis": {"anchor": "x", "domain": [0, 1], "title": {"text": "ReducedEmbeddings_y"}}}}

### Figure 2 — Plotly figure (JSON) as saved in the notebook; plotly's stock layout.template omitted (floating-point values rounded to 4 significant figures; data arrays with more than 128 entries replaced by an {"elided": "..."} marker saying what was removed)
{"data": [{"customdata": {"elided": "245x2 str values"}, "hovertemplate": "ReducedEmbeddings_x=%{x}<br>ReducedEmbeddings_y=%{y}<br>title=%{customdata[0]}<br>CustomName=%{customdata[1]}<br>pos_neg_mod=%{marker.color}<extra></extra>", "legendgroup": "", "marker": {"color": {"elided": "245 float values"}, "coloraxis": "coloraxis", "symbol": "circle"}, "mode": "markers", "name": "", "orientation": "v", "showlegend": false, "type": "scatter", "x": {"elided": "245 float values"}, "xaxis": "x", "y": {"elided": "245 float values"}, "yaxis": "y"}], "layout": {"coloraxis": {"colorbar": {"title": {"text": "pos_neg_mod"}}, "colorscale": [[0, "#0d0887"], [0.1111, "#46039f"], [0.2222, "#7201a8"], [0.3333, "#9c179e"], [0.4444, "#bd3786"], [0.5556, "#d8576b"], [0.6667, "#ed7953"], [0.7778, "#fb9f3a"], [0.8889, "#fdca26"], [1, "#f0f921"]]}, "height": 750, "legend": {"tracegroupgap": 0}, "margin": {"t": 60}, "width": 1200, "xaxis": {"anchor": "y", "domain": [0, 1], "title": {"text": "ReducedEmbeddings_x"}}, "yaxis": {"anchor": "x", "domain": [0, 1], "title": {"text": "ReducedEmbeddings_y"}}}}
